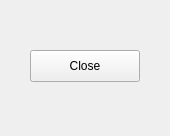
<?xml version="1.0" encoding="UTF-8"?>
<ui version="4.0">
 <class>Form</class>
 <widget class="QWidget" name="Form">
  <property name="geometry">
   <rect>
    <x>0</x>
    <y>0</y>
    <width>170</width>
    <height>136</height>
   </rect>
  </property>
  <property name="windowTitle">
   <string>Form</string>
  </property>
  <widget class="QPushButton" name="pushButton">
   <property name="geometry">
    <rect>
     <x>30</x>
     <y>50</y>
     <width>110</width>
     <height>32</height>
    </rect>
   </property>
   <property name="text">
    <string>Close</string>
   </property>
  </widget>
 </widget>
 <resources/>
 <connections>
  <connection>
   <sender>pushButton</sender>
   <signal>clicked()</signal>
   <receiver>Form</receiver>
   <slot>close()</slot>
   <hints>
    <hint type="sourcelabel">
     <x>87</x>
     <y>57</y>
    </hint>
    <hint type="destinationlabel">
     <x>110</x>
     <y>4</y>
    </hint>
   </hints>
  </connection>
 </connections>
</ui>
